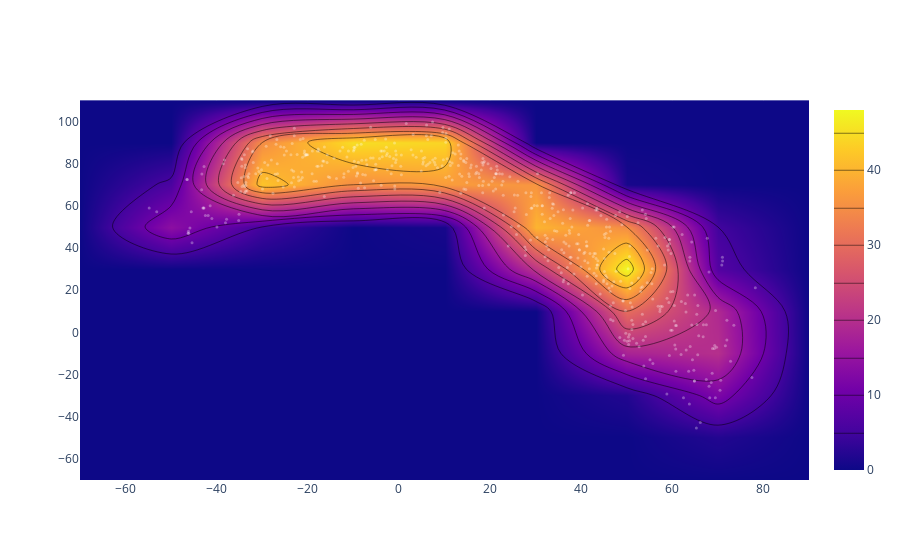

Notebook cell for this chart:
### Markdown cell above
#### Latitude vs. Temperature Plot

### Code cell
x = c_df['Lat']
y_1 = c_df['Max Temp']

iplot([go.Histogram2dContour(x = x, y = y_1, contours = dict(coloring = 'heatmap')),
       go.Scatter(x = x, y = y_1, mode = 'markers', marker = dict(color = 'white', size = 3, opacity = 0.3))], show_link = False)

go.update(
    title={
        'text': "Latitude vs. Max Temp (08/22/18)",
        'y':0.9,
        'x':0.5,
        'xanchor': 'center',
        'yanchor': 'top'})
#Save and Show Figure
# go.show(renderer="png")
# plt.savefig('lat_vs_max_temp_PLOTLY.png')

### Figure 1 — Plotly figure (JSON) as saved in the notebook; plotly's stock layout.template omitted (floating-point values rounded to 4 significant figures; data arrays with more than 128 entries replaced by an {"elided": "..."} marker saying what was removed)
{"data": [{"autocontour": true, "contours": {"coloring": "heatmap", "end": 45, "size": 5, "start": 5}, "type": "histogram2dcontour", "x": {"elided": "560 float values"}, "y": {"elided": "560 float values"}}, {"marker": {"color": "white", "opacity": 0.3, "size": 3}, "mode": "markers", "type": "scatter", "x": {"elided": "560 float values"}, "y": {"elided": "560 float values"}}], "layout": {"autosize": true, "xaxis": {"autorange": true, "range": [-70, 90], "type": "linear"}, "yaxis": {"autorange": true, "range": [-70, 110.8], "type": "linear"}}}
